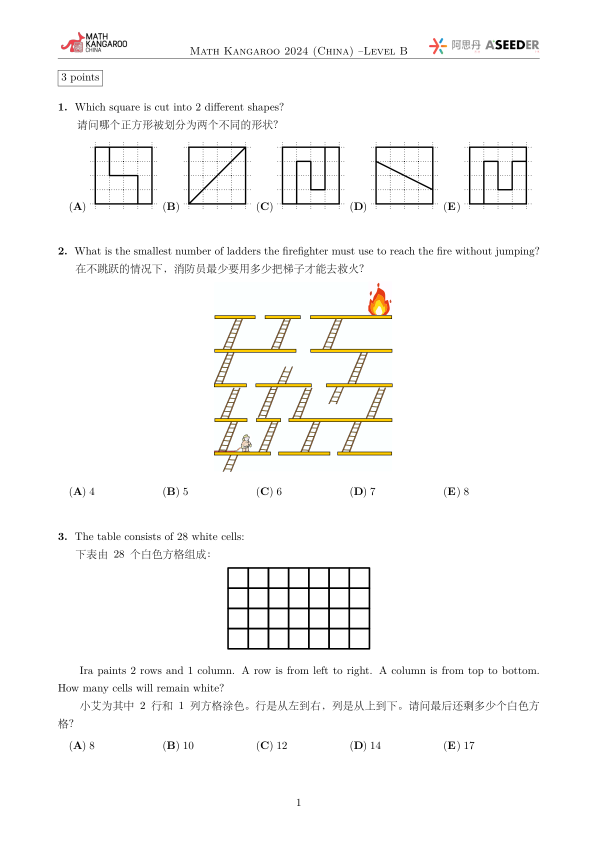
#> input picture B-2024/assets/page_01.png, 1191 x 1684 px (shown at 1/2 size)
$ python _crop_all.py
#> lines starting #> are read from the running program, lines starting #| are printed output that depends on the picture
# -*- coding: utf-8 -*-
"""Crop 2024 Level B figures from rendered pages (1191×1684). File lives in assets/."""
from __future__ import annotations
from pathlib import Path
from PIL import Image

ASSETS = Path(__file__).resolve().parent

# Approximate crops — refine later if needed
CROPS: dict[str, tuple[int, tuple[int, int, int, int]]] = {
    # p1: Q1–Q3
    "q1_stem.png": (1, (80, 200, 1110, 620)),
    "q1_options.png": (1, (80, 200, 1110, 620)),
    "q2_stem.png": (1, (280, 680, 920, 1100)),
    "q2_options.png": (1, (80, 1100, 700, 1280)),
    "q3_stem.png": (1, (300, 1320, 900, 1580)),
    "q3_options.png": (1, (80, 1520, 700, 1640)),
    # p2: Q4–Q6
    "q4_stem.png": (2, (80, 120, 1110, 520)),
    "q4_options.png": (2, (80, 480, 700, 620)),
    "q5_stem.png": (2, (80, 640, 1110, 1000)),
    "q5_options.png": (2, (80, 980, 1000, 1200)),
    "q6_stem.png": (2, (80, 1220, 1110, 1550)),
    "q6_options.png": (2, (80, 1480, 700, 1640)),
    # p3: Q7–Q8
    "q7_stem.png": (3, (80, 160, 1110, 900)),
    "q7_options.png": (3, (80, 500, 1110, 900)),
    "q8_stem.png": (3, (250, 980, 940, 1450)),
    "q8_options.png": (3, (80, 1450, 700, 1600)),
    # p4: Q9–Q10
    "q9_stem.png": (4, (80, 200, 1110, 780)),
    "q9_options.png": (4, (80, 720, 700, 880)),
    "q10_stem.png": (4, (80, 900, 1110, 1500)),
    "q10_options.png": (4, (80, 1380, 1110, 1600)),
    # p5: Q11–Q13
    "q11_stem.png": (5, (80, 160, 1110, 720)),
    "q11_options.png": (5, (80, 520, 1110, 780)),
    "q12_stem.png": (5, (80, 820, 1110, 1180)),
    "q12_options.png": (5, (80, 1120, 700, 1260)),
    "q13_stem.png": (5, (280, 1280, 920, 1580)),
    "q13_options.png": (5, (80, 1520, 700, 1640)),
    # p6: Q14–Q16
    "q14_stem.png": (6, (80, 160, 1110, 700)),
    "q14_options.png": (6, (80, 620, 700, 760)),
    "q15_stem.png": (6, (200, 780, 990, 1200)),
    "q15_options.png": (6, (80, 1180, 700, 1320)),
    "q16_stem.png": (6, (200, 1340, 990, 1600)),
    "q16_options.png": (6, (80, 1540, 800, 1650)),
    # p7: Q17–Q19
    "q17_stem.png": (7, (80, 200, 1110, 700)),
    "q17_options.png": (7, (80, 640, 700, 800)),
    "q18_stem.png": (7, (200, 820, 990, 1200)),
    "q18_options.png": (7, (80, 1180, 800, 1340)),
    "q19_stem.png": (7, (80, 1360, 1110, 1600)),
    "q19_options.png": (7, (80, 1520, 700, 1640)),
    # p8: Q20–Q22
    "q20_stem.png": (8, (80, 160, 1110, 700)),
    "q20_options.png": (8, (80, 640, 700, 800)),
    "q21_stem.png": (8, (250, 820, 940, 1200)),
    "q21_options.png": (8, (80, 1180, 700, 1320)),
    "q22_stem.png": (8, (250, 1340, 940, 1600)),
    "q22_options.png": (8, (80, 1520, 700, 1640)),
    # p9: Q23–Q24
    "q23_stem.png": (9, (80, 160, 1110, 900)),
    "q23_options.png": (9, (80, 700, 1110, 1000)),
    "q24_stem.png": (9, (80, 1040, 1110, 1500)),
    "q24_options.png": (9, (80, 1480, 800, 1620)),
}


def main():
    for name, (page, box) in CROPS.items():
        src = ASSETS / f"page_{page:02d}.png"
        if not src.exists():
            print("missing", src)
            continue
        crop = Image.open(src).crop(box)
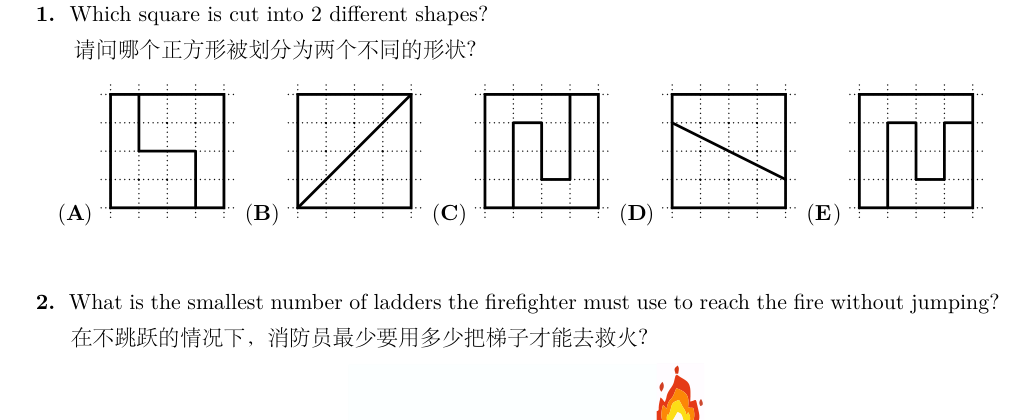
#> crop: PIL image 1030x420 RGB; mean R, G, B 244.3, 244, 243.8
        crop.save(ASSETS / name)
        print("ok", name, crop.size)
#| ok q1_stem.png (1030, 420)


if __name__ == "__main__":
    main()
